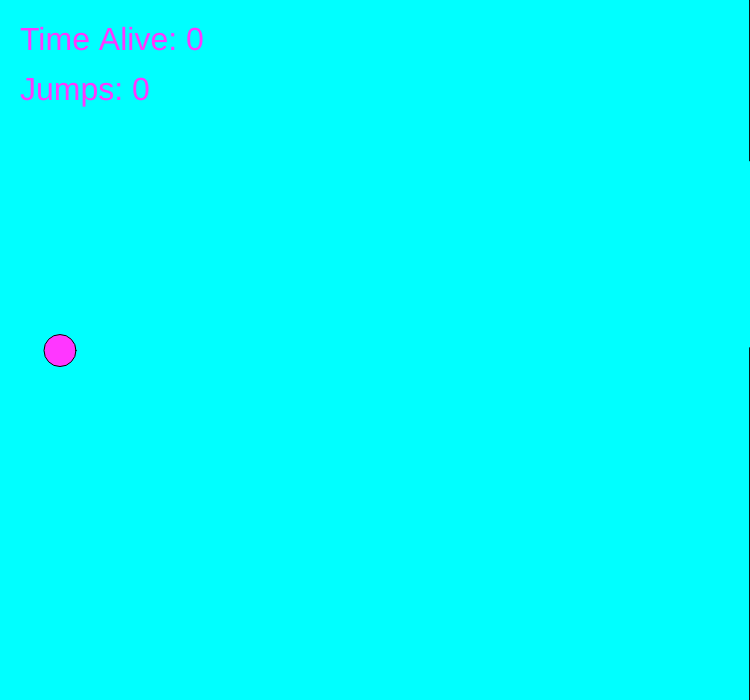
Frame 1 (no input)
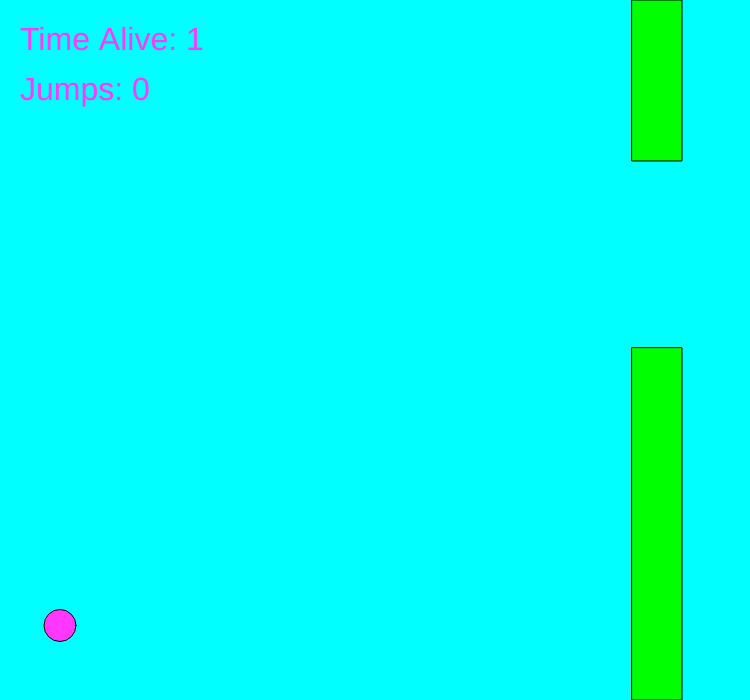
Frame 60 (no input)
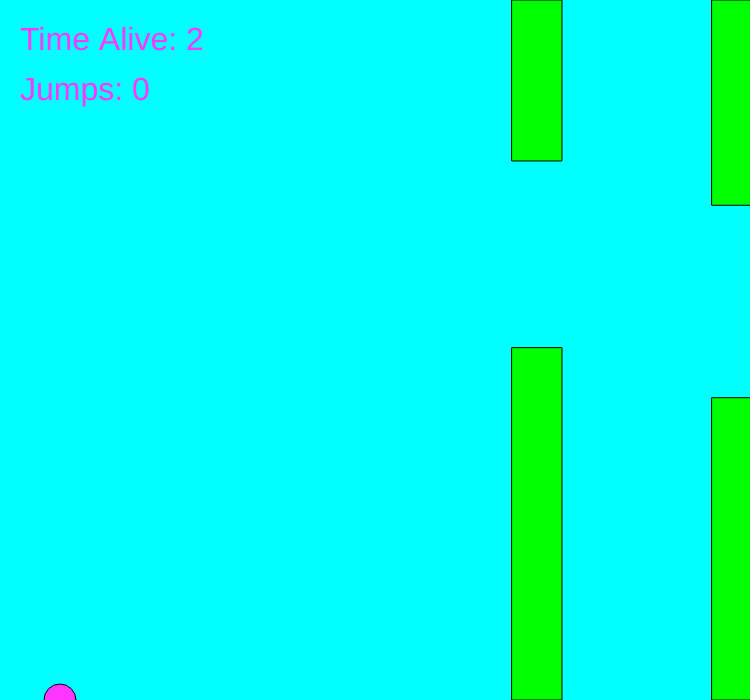
Frame 120 (the mouse pressed at the canvas centre since frame 60)

The p5.js sketch that drew these frames (run headless with seeded random() and noise() and a simulated clock; from frame 60 on, the mouse is pressed at the canvas centre):

// p5.js sketch
// ── sketch.js
let bird;
let pipes = [];
let timeAlive = 0;
let jumps = 0;

function setup() {
  createCanvas(750, 700);
  bird = new Bird();
  pipes.push(new Pipe());
}

function keyPressed() {
  if (key == ' ') {
    bird.up();
    jumps++
  }
}

function draw() {
  if (keyIsDown(DOWN_ARROW)){
    background(0,0,0);
  } 
  else {
  background(0, 255, 255);
  }
  if (keyIsDown(UP_ARROW)){
    background(255,0,0);
  } 
  if (keyIsDown(RIGHT_ARROW)){
    background(255,255,0);
  } 
  if (keyIsDown(LEFT_ARROW)){
    background(255, 230, 255);
  } 
  for (let i = pipes.length-1; i >= 0; i--) {
    pipes[i].show();
    pipes[i].update();

    if(pipes[i].hits(bird)) {
    }

    if (pipes[i].offscreen()){
      pipes.splice(i, 1);
    }
  }

  bird.update();
  bird.show();

  if (frameCount % 100 == 0) {
      pipes.push(new Pipe());
  }
  textSize(32);
  text(`Time Alive: ${timeAlive}`, 20, 50);
  text(`Jumps: ${jumps}`, 20, 100);

}


function timed() {
  timeAlive++;
}

const interval = 1000;
setInterval(timed, interval);







// ── bird.js
function Bird() {
    this.y = height / 2;
    this.x = 60;

    this.gravity = 0.6;
    this.lift = -15
    this.velocity = 0;

    this.show = function() {
        fill(255, 55, 255);
        ellipse(this.x, this.y, 32, 32);
    }

    this.up = function() {
        this.velocity += this.lift;
    }

    this.update = function() {
        this.velocity += this.gravity;
        this.velocity *= 0.9
        this.y += this.velocity;

        if(this.y > height) {
            this.y = height;
            this.velocity = 0;
        }

        if(this.y < 0) {
            this.y = 0;
            this.velocity = 0;
        }

    }
}
// ── pipe.js

function Pipe() {

    let spacing = random(70 , height / 3);
    let centery = random(spacing, height - spacing);
    let deathcount = 1;


    this.top = centery - spacing / 2;
    this.bottom = height - (centery + spacing / 2);
    this.x = width;
    this.w = 50;
    this.speed = 2;

    this.highlight = false;

    this.hits = function(bird) {
        if (bird.y < this.top || bird.y > height - this.bottom) {
            if(bird.x > this.x && bird.x < this.x +this.w) {
                this.highlight = true;
                return true;
                
            }
        }
        this.highlight = false;
        return false;
    }

    this.show = function () {
        fill(0, 255, 0);
        if (this.highlight) {
            fill(255, 0, 0);
            textSize(50);
            text(`YOU DIED: ${deathcount}`, 250, 350);
            timeAlive = 0
        }
        rect(this.x, 0, this.w, this.top);
        rect(this.x, height-this.bottom, this.w, this.bottom);   
    }

    this.update = function() {
        this.x -= this.speed;
    }

    this.offscreen = function() {
        if (this.x < -this.w) {
            return true;
        } else {
            return false;
        }
    }
}
